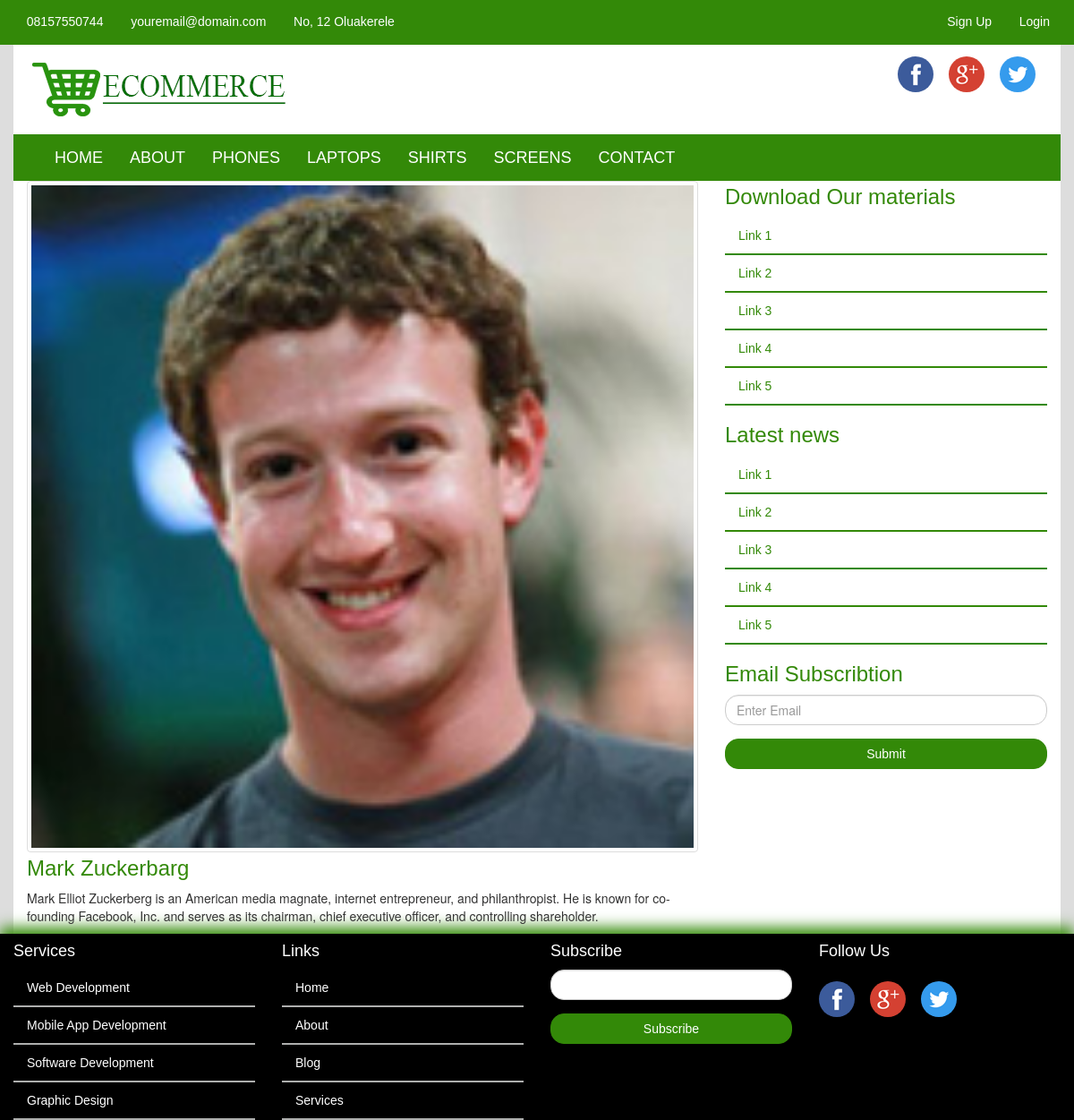
Page /ecommerce/aboutdetail/1 on the committed database.
### ecommerce_app/models.py (models this page shows, shortened)
class Aboutpage(models.Model):
    Abtimage = models.ImageField(verbose_name='About me images', upload_to='uploads/About image')
    name = models.CharField(max_length=200)
    description = models.TextField(max_length=500)
    def abtimg(self):
        if self.Abtimage.url:
            return self.Abtimage.url
        else:
            return '/static/website/images/img_1.jpg'

### ecommerce_app/views.py (the view)
# urls.py: path('aboutdetail/<int:abt_id>',views.aboutDetail,name='AboutDetail'),
def aboutDetail(request, abt_id):
    abt = Aboutpage.objects.get(id=abt_id)
    return render(request,'website/about-detail.html', {'single_abt':abt})

### Template/website/about-detail.html (shortened to what this page needs)
{% extends 'website/base.html' %}
{% load static %}
{% block content %}
      <div class="row">
        {% if single_abt %}
        <div class="col-md-8 col-sm-8">
           <div class="row">
           	<div class="blog-content">
           		<div class="col-sm-12 single-blog">
           			<img src="{{ single_abt.abtimg }}" class="img-thumbnail img-responsive">
           		</div>
           		<div class="col-sm-12">
           			<h2>{{ single_abt.name }}</h2>
           			<p>{{ single_abt.description }}</p>
           		</div>
           	</div>
           </div>
        </div>
        {% endif %}
        <div class="col-md-4 col-sm-4">
          <div class="widget">
            <h3>Download Our materials</h3>
            <ul class="nav">
              <li><a href="#">Link 1</a></li>
              <li><a href="#">Link 2</a></li>
              <li><a href="#">Link 3</a></li>
              <li><a href="#">Link 4</a></li>
              <li><a href="#">Link 5</a></li>
            </ul>
          </div>
          <div class="widget">
            <h3>Latest news</h3>
            <ul class="nav">
              <li><a href="#">Link 1</a></li>
              <li><a href="#">Link 2</a></li>
              <li><a href="#">Link 3</a></li>
              <li><a href="#">Link 4</a></li>
              <li><a href="#">Link 5</a></li>
            </ul>
          </div>
          <div class="widget">
            <h3>Email Subscribtion</h3>
            <form class="form">
              <div class="form-group">
                <input type="text" name="email" class="form-control" placeholder="Enter Email">
              </div>
              <input type="submit" name="submit" class="btn btn-default btn-block">
            </form>
          </div>
        </div>
      </div>
    </div>
{% endblock %}

### static/website/css/style.css (style rules this page uses)
body { background-color:#ddd; padding-top: 50px; }
.blog-content h2 { color:#338908; font-family: 'amaranthBold', sans-serif; font-size:24px; margin-top: 5px; }
.widget { margin-bottom: 20px; }
.widget h3 { color:#338908; font-family: 'amaranthBold', sans-serif; margin-top: 5px; }
.widget .nav li a { color:#338908; font-family: 'amaranthBold', sans-serif; border-bottom:2px solid #338908; }
.blog-content .single-blog .img-responsive { width: 100%; height: auto; }
.form-control, .btn-default { border-radius:15px; }
.btn-default { background-color:#338908; border-color:#338908; color:#fff; font-family:'amaranthBold', sans-serif; }

### rows in the picture
Aboutpage: abtimg (picture), name "Mark Zuckerbarg", description "Mark Elliot Zuckerberg is an American media magnate, internet entrepreneur, and philanthropist. He is known for co-founding Facebook, Inc. and serves as its chairman, chief executive officer, and controlling shareholder."
